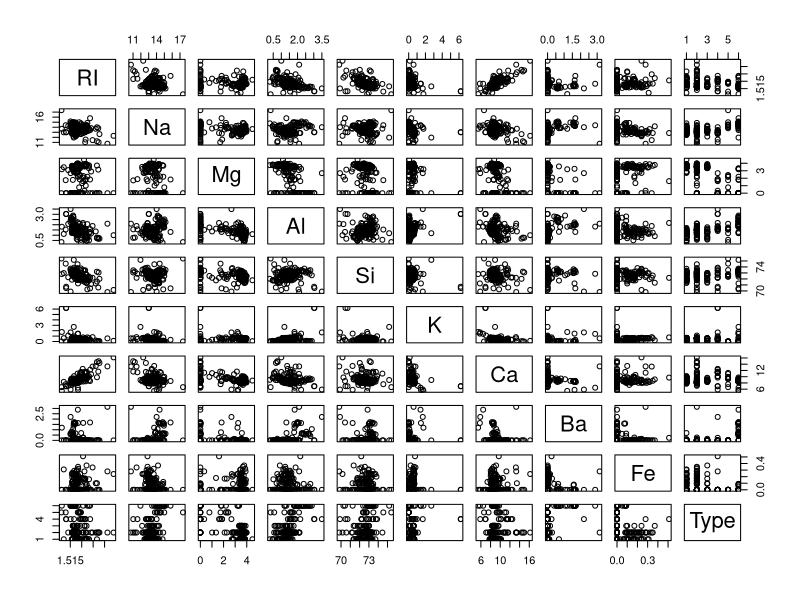
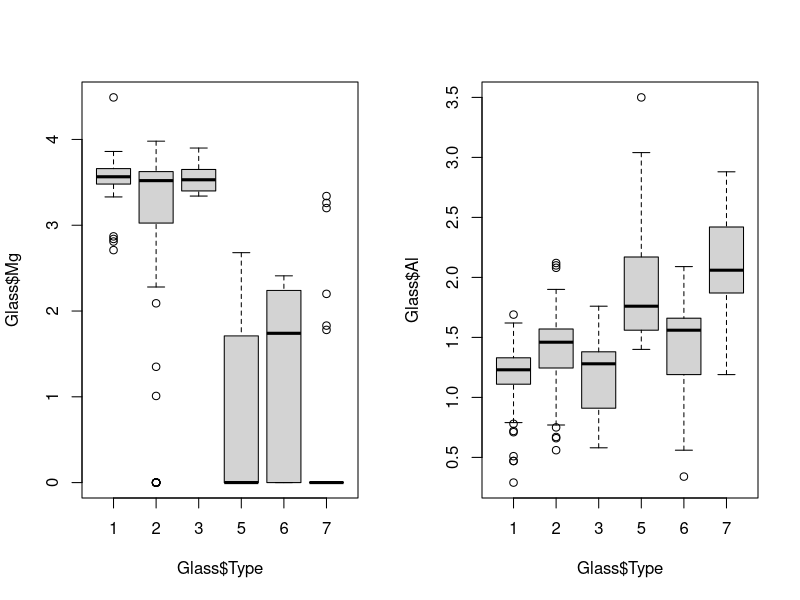
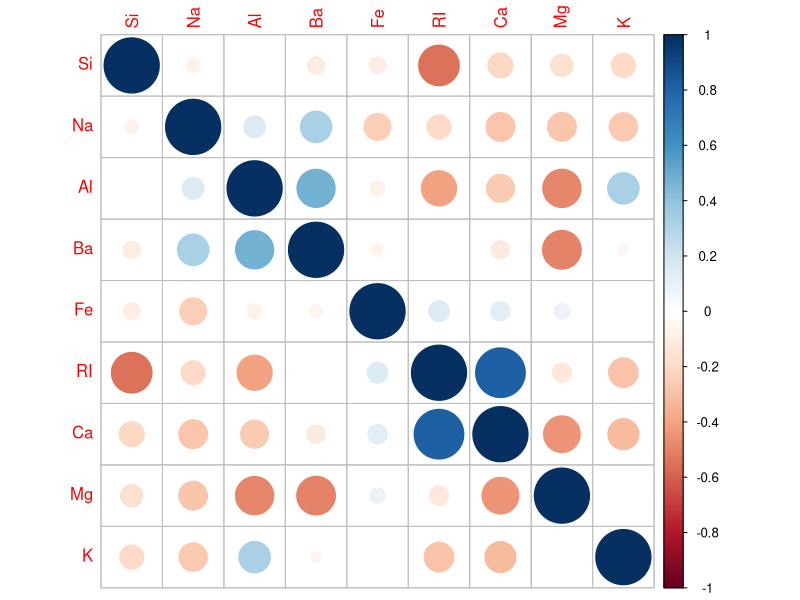
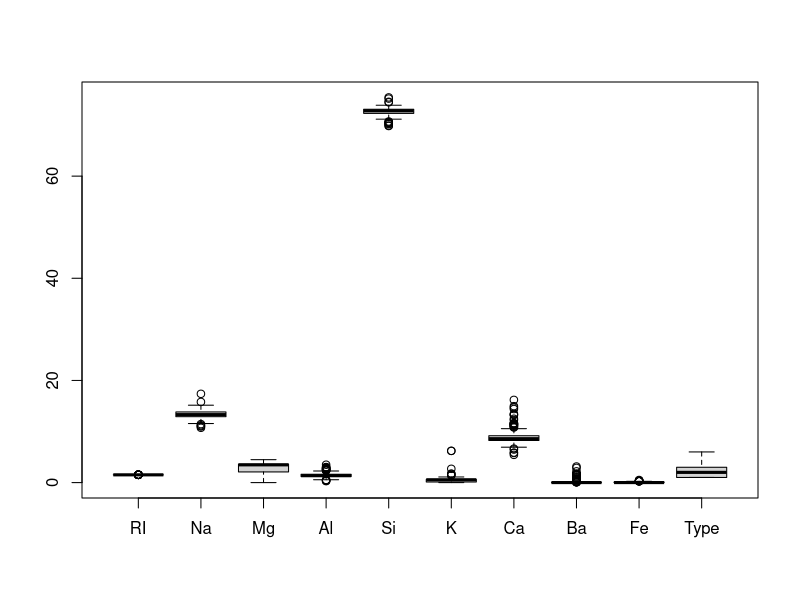
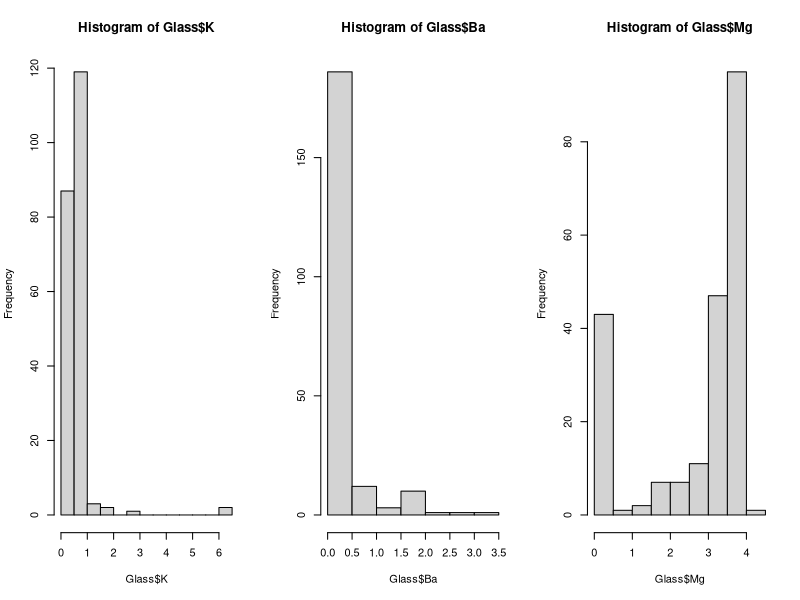

Generate these figures, in order, with R:
#
# Written by:
# -- 
# John L. Weatherwax                2009-04-21
# 
# email: wax@alum.mit.edu
# 
# Please send comments and especially bug reports to the
# above email address.
# 
#-----

save_plots = F

# Exercise 1 (EPage 52): 
#
library(mlbench)
data(Glass)
str(Glass)

# Look at all pairwise scatter plots:
# 
pairs(Glass)

# Look at all the correlation between all predictors:
# 
cor( Glass[,-10] ) # drop the factor variable (the last 10th one)

# Look at the correlation of each predictor with the class label:
#
cor( Glass[,-10], as.numeric( Glass[,10] ) )

# Visually display how Mg and Al depend on the glass type:
par(mfrow=c(1,2)) 
boxplot( Glass$Mg ~ Glass$Type )
boxplot( Glass$Al ~ Glass$Type )
par(mfrow=c(1,1))

# Use the "corrplot" command:
#
library(corrplot)
corrplot( cor( Glass[,-10] ), order="hclust" )

# Look for the features with the most number of outliers:
# 
if( save_plots ){ postscript("../../WriteUp/Graphics/Chapter3/chap_3_prob_1_boxplot.eps", onefile=FALSE, horizontal=FALSE) }
boxplot( Glass ) 
if( save_plots ){ dev.off() } 

# Compute the skewness of each feature:
library(e1071)
apply( Glass[,-10], 2, skewness )

# Look at histograms of some of the skewed predictors:
if( save_plots ){ postscript("../../WriteUp/Graphics/Chapter3/chap_3_prob_1_skewed_predictors.eps", onefile=FALSE, horizontal=FALSE) }
par(mfrow=c(1,3))
hist( Glass$K ) # Looks like a data error in that we have only two  samples with a very large K value 
hist( Glass$Ba ) # Looks like a skewed distribution
hist( Glass$Mg ) # Looks multimodal
par(mfrow=c(1,1))
if( save_plots ){ dev.off() } 

# Transform our predictors using the Box-Cox tranformation:
#
library(caret) # to get BoxCoxTrans
Glass$Mg = Glass$Mg + 1.e-6 # add a small value so that BoxCoxTransfs will converge 
Glass$K = Glass$K + 1.e-6
Glass$Ba = Glass$Ba + 1.e-6
Glass$Fe = Glass$Fe + 1.e-6

boxcox_skewness = function(x){
  BCT = BoxCoxTrans(x)
  x_bc = predict( BCT, x )
  skewness(x_bc) 
}

apply( Glass[,-10], 2, boxcox_skewness )

